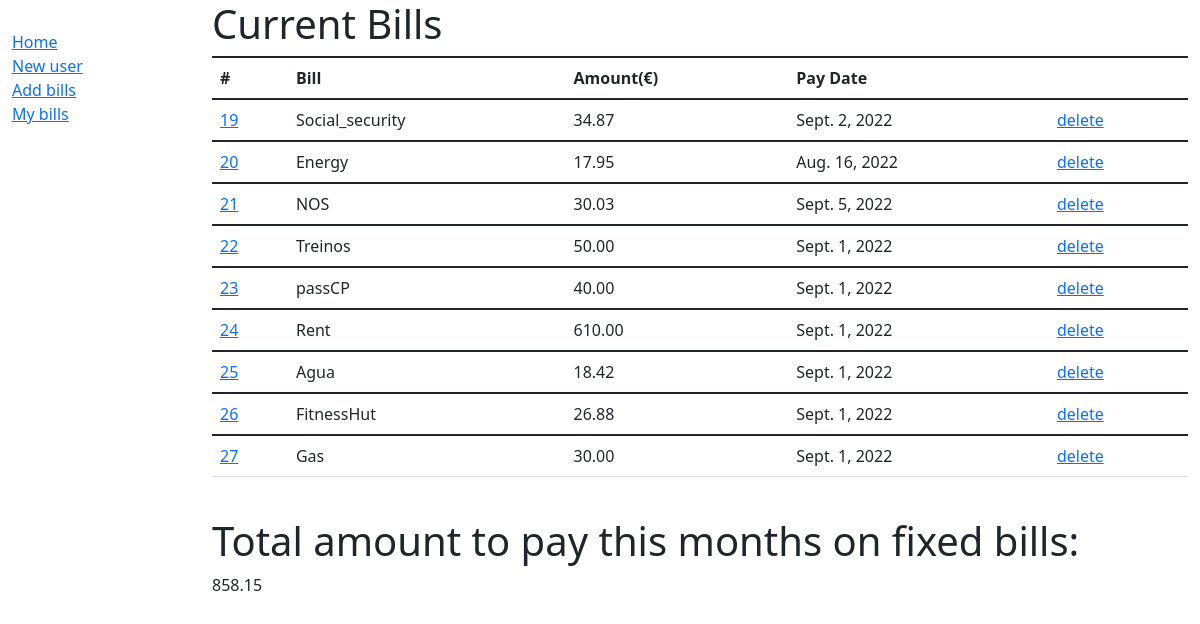
/bills/, run on an earlier commit of the app's database.
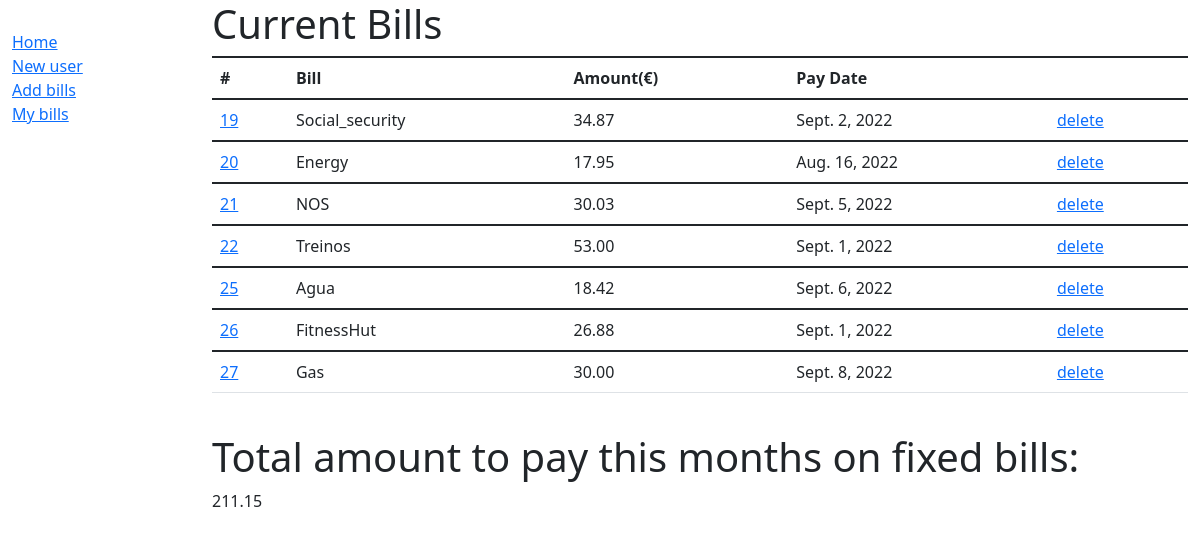
And on a later commit of the database.
### bills/models.py (models this page shows)
class Bills(models.Model):
    fixed_bills = models.CharField(max_length=255)
    fixed_bills_amount = models.DecimalField(max_digits=10, decimal_places=2)
    pay_date = models.DateField(auto_now_add=False, auto_now=False, blank=True)

### bills/views.py (the view)
# urls.py: path("", views.index, name="index_bills"),
def index(request):
    mybills = Bills.objects.all().values()
    template = loader.get_template("index_bills.html")
    print("**************************")
    data = pd.DataFrame(mybills)
    print(data)
    x = sum(data["fixed_bills_amount"])
    print(x)
    context = {
        "mybills": mybills,
        "total_amount": x,
    }
    return HttpResponse(template.render(context, request))

### bills/templates/index_bills.html (shortened to what this page needs)
<!DOCTYPE html>
{% extends "base_generic.html" %} {% block content %}
<h1>Current Bills</h1>
<table class="table">
  <tr>
    <th scope="col">#</th>
    <th scope="col">Bill</th>
    <th scope="col">Amount(€)</th>
    <th scope="col">Pay Date</th>
  </tr>
{% for x in mybills %}
    <td><a href="update/{{ x.id }}">{{ x.id }}</a></td>
    <td>{{ x.fixed_bills }}</td>
    <td>{{ x.fixed_bills_amount }}</td>
    <td>{{ x.pay_date }}</td>
    <td><a href="delete/{{ x.id }}">delete</a></td>
  {% endfor %}
</table>
<br />
<h1>Total amount to pay this months on fixed bills:</h1>
{{ total_amount }}
{% endblock %}
{% load static %}

### users/templates/base_generic.html (shortened to what this page needs)
<!DOCTYPE html>
<html lang="en">
  <head>
    <link
      href="https://cdn.jsdelivr.net/npm/bootstrap@5.1.3/dist/css/bootstrap.min.css"
      rel="stylesheet"
    />
    {% load static %}
    <link rel="stylesheet" href="{% static 'css/styles.css' %}" />
  </head>
  <body>
    <div class="container-fluid">
      <div class="row">
        <div class="col-sm-2">
          {% block sidebar %}
          <ul class="sidebar-nav">
            <li><a href="{% url 'index' %}">Home</a></li>
            <li><a href="{% url 'adduser' %}">New user</a></li>
            <li><a href="{% url 'add' %}">Add bills</a></li>
            <li><a href="{% url 'index_bills' %}">My bills</a></li>
          </ul>
          {% endblock %}
        </div>
        <div class="col-sm-10">{% block content %}{% endblock %}</div>
      </div>
    </div>
  </body>
</html>

### users/static/css/styles.css (style rules this page uses)
.sidebar-nav { margin-top: 30px; padding: 0; list-style: none; }

What changed in the data, as far as the page shows it:
removed Bills: id "23", fixed_bills "passCP", fixed_bills_amount "40.00", pay_date "Sept. 1, 2022"
removed Bills: id "24", fixed_bills "Rent", fixed_bills_amount "610.00", pay_date "Sept. 1, 2022"
changed Bills "Treinos": fixed_bills_amount "50.00" → "53.00"
changed Bills "Agua": pay_date "Sept. 1, 2022" → "Sept. 6, 2022"
changed Bills "Gas": pay_date "Sept. 1, 2022" → "Sept. 8, 2022"
Also different on the page:
{{ total_amount }}: "858.15" → "211.15"
